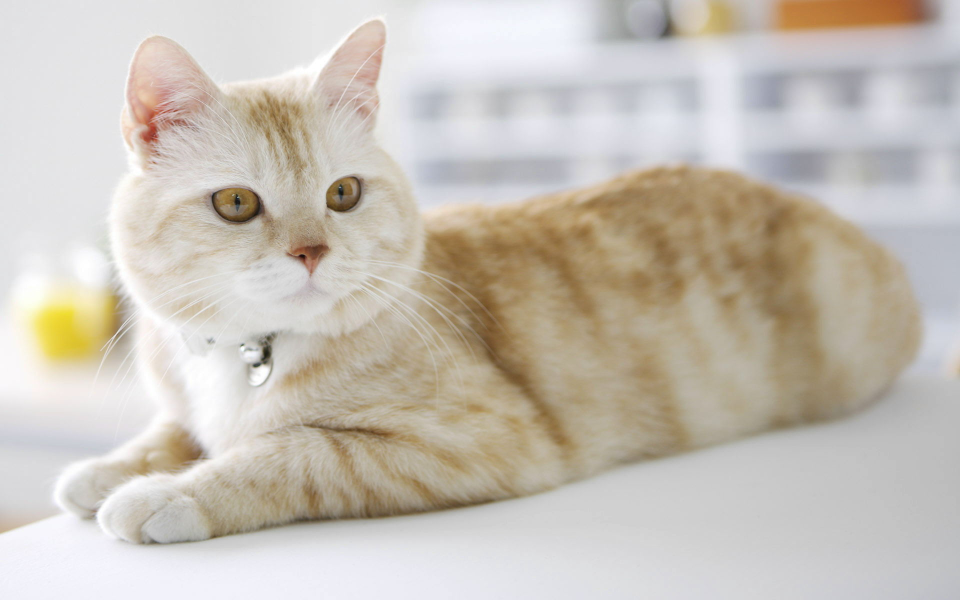
#> input picture machine_visionPro/cat.jpg, 1920 x 1200 px (shown at 1/2 size)
$ python flip_rotate.py
#> lines starting #> are read from the running program, lines starting #| are printed output that depends on the picture
import cv2
import numpy as np

img = cv2.imread("cat.jpg")
#> img is the input picture: shape (1200, 1920, 3); mean B, G, R 182.7, 192.6, 199.6
img2 = cv2.resize(img, (640, 480))
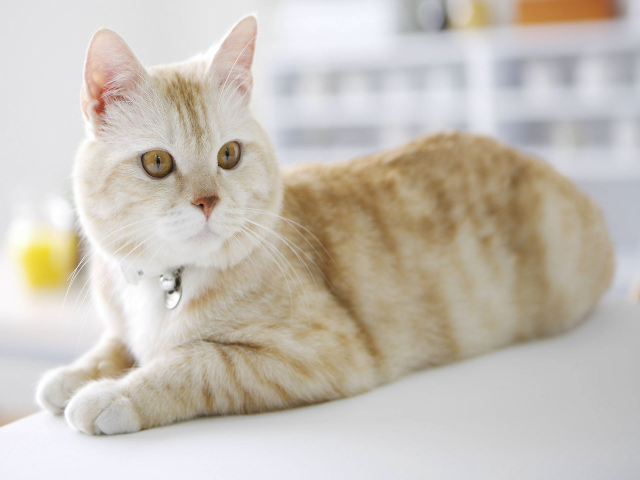
#> img2: shape (480, 640, 3); mean B, G, R 182.8, 192.6, 199.7
# flipCode = 0, 表示上下翻转
# flipCode > 0, 表示左右翻转
# flipCode < 0, 表示上下左右翻转
# img1 = cv2.flip(img2, flipCode=0)
# cv2.imshow("window", np.hstack((img2, img1)))

# ROTATE_90_CLOCKWISE           顺时针旋转90°
# ROTATE_180                    旋转180°
# ROTATE_90_COUNTERCLOCKWISE    逆时针旋转90°

img1 = cv2.rotate(img2, rotateCode=cv2.ROTATE_90_COUNTERCLOCKWISE)
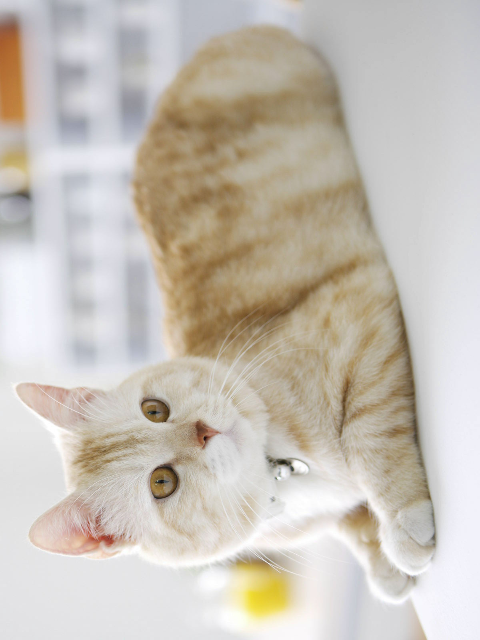
#> img1: shape (640, 480, 3); mean B, G, R 182.8, 192.6, 199.7
cv2.imshow("window", img2)
cv2.imshow("window1", img1)
cv2.waitKey(0)
cv2.destroyAllWindows()

$ run again, with machine_visionPro/dog1.jpg copied over machine_visionPro/cat.jpg
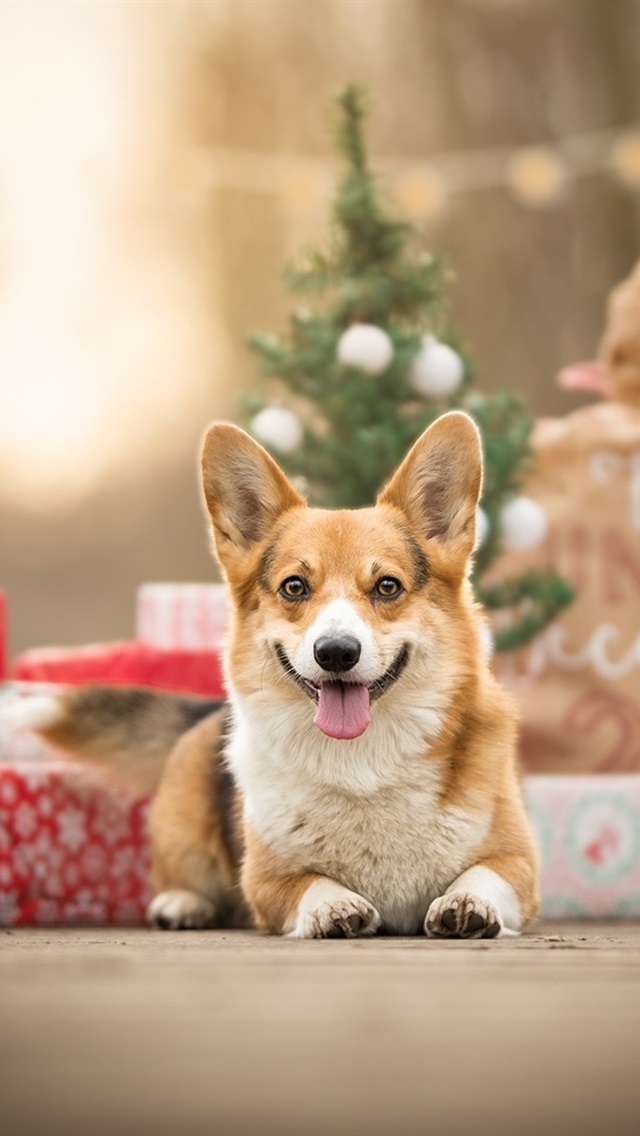
#> input picture machine_visionPro/dog1.jpg, 640 x 1136 px
#> img is the input picture: shape (1136, 640, 3); mean B, G, R 130.9, 159.5, 187.7
#> `img2 = cv2.resize(img, (640, 480))`:
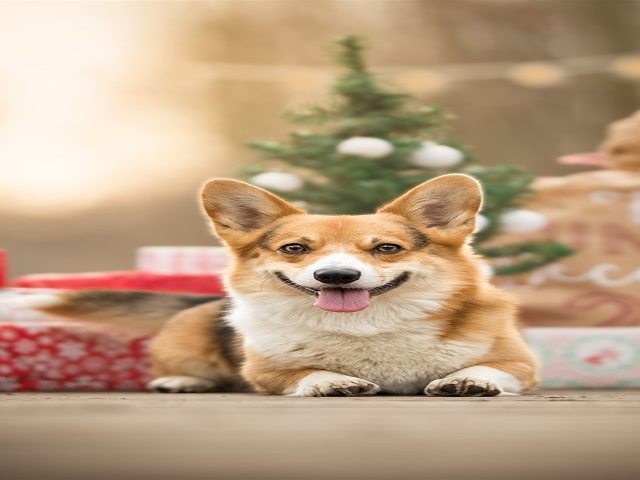
#> img2: shape (480, 640, 3); mean B, G, R 130.8, 159.5, 187.7
#> `img1 = cv2.rotate(img2, rotateCode=cv2.ROTATE_90_COUNTERCLOCKWISE)`:
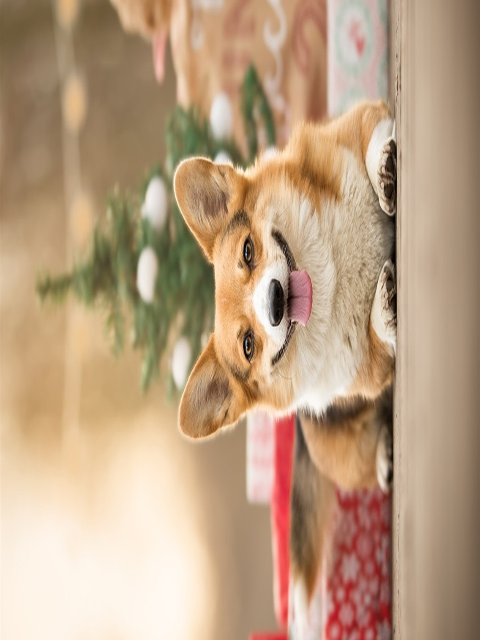
#> img1: shape (640, 480, 3); mean B, G, R 130.8, 159.5, 187.7
